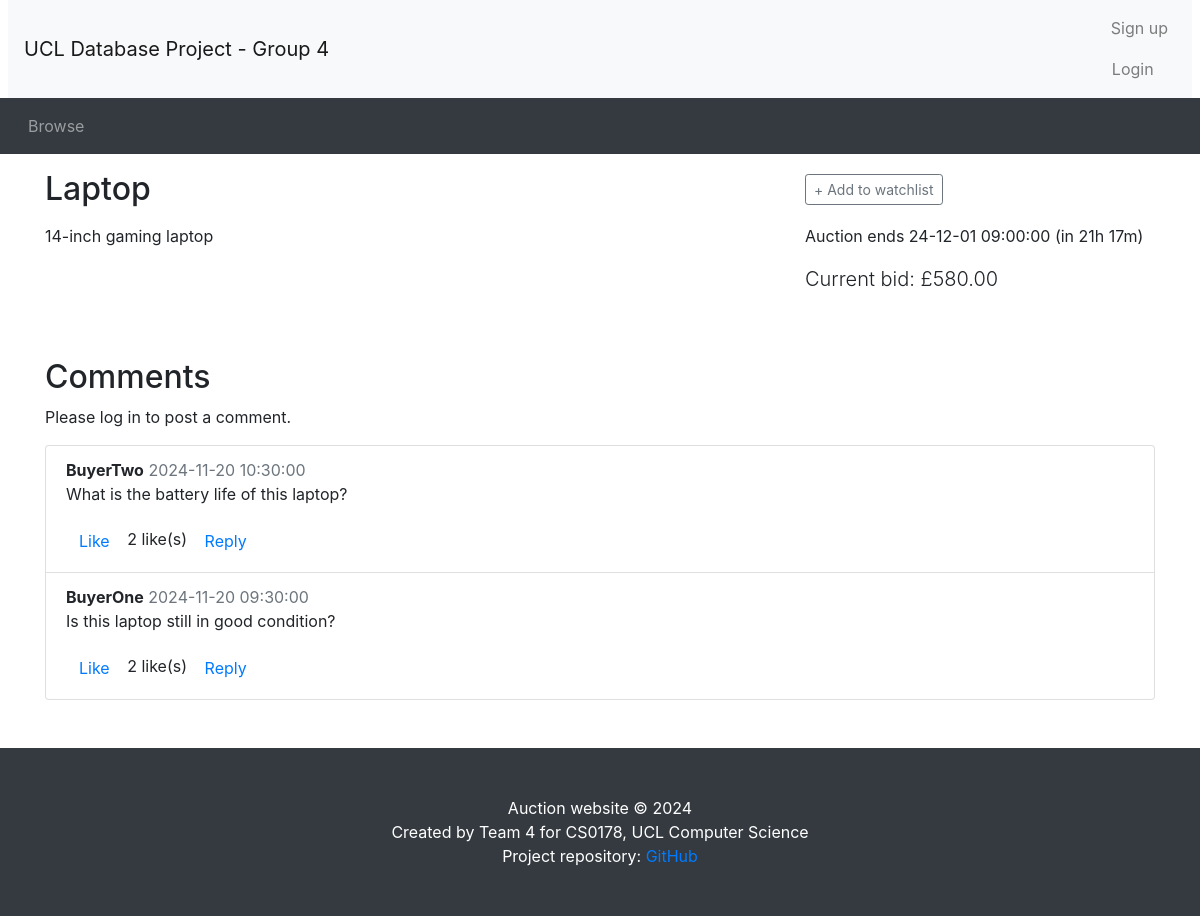
/listing.php?item_id=1, run on the app's committed database.
### tables this page shows
CREATE TABLE `auctions` (
    `item_id` INT PRIMARY KEY AUTO_INCREMENT,
    `title` VARCHAR(50)  UNIQUE NOT NULL,
    `details` TEXT,
    `category` VARCHAR(30) NOT NULL,
    `startPrice` DECIMAL(10, 2) NOT NULL,
    `reservePrice` DECIMAL(10, 2) CHECK (
        `reservePrice` IS NULL
        OR `reservePrice` >= `startPrice`
    ),
    `startDate` DATETIME NOT NULL,
    `endDate` DATETIME NOT NULL,
    `seller_id` INT NOT NULL,
    `status` ENUM('active', 'closed', 'cancelled') NOT NULL,
    FOREIGN KEY (`seller_id`) REFERENCES `seller` (`user_id`) ON DELETE CASCADE
);

CREATE TABLE `bids` (
    `bid_id` INT PRIMARY KEY AUTO_INCREMENT,
    `buyer_id` INT NOT NULL,
    `item_id` INT NOT NULL,
    `bidPrice` DECIMAL(10, 2) NOT NULL,
    `bidTime` DATETIME NOT NULL,
    FOREIGN KEY (`buyer_id`) REFERENCES `buyer` (`user_id`) ON DELETE CASCADE,
    FOREIGN KEY (`item_id`) REFERENCES `auctions` (`item_id`) ON DELETE CASCADE
);

CREATE TABLE `comments` (
    `comment_id` INT PRIMARY KEY AUTO_INCREMENT,
    `item_id` INT NOT NULL,
    `buyer_id` INT NOT NULL,
    `time` DATETIME NOT NULL,
    `content` VARCHAR(1023) NOT NULL,
    `parent_comment_id` INT,
    FOREIGN KEY (`item_id`) REFERENCES `auctions` (`item_id`) ON DELETE CASCADE,
    FOREIGN KEY (`buyer_id`) REFERENCES `buyer` (`user_id`) ON DELETE CASCADE,
    FOREIGN KEY (`parent_comment_id`) REFERENCES `comments` (`comment_id`) ON DELETE CASCADE
);

CREATE TABLE `profile` (
    `user_id` INT PRIMARY KEY,
    `username` VARCHAR(50) NOT NULL,
    `tel` VARCHAR(15) NOT NULL,
    `address` VARCHAR(100) NOT NULL UNIQUE,
    FOREIGN KEY (`user_id`) REFERENCES `user` (`user_id`) ON DELETE CASCADE
);

### utilities.php (called while the page is built, shortened)
<?php
function display_time_remaining($interval)
{
    if ($interval->days == 0 && $interval->h == 0) {
        $time_remaining = $interval->format('%im %Ss');
    } else if ($interval->days == 0) {
        $time_remaining = $interval->format('%hh %im');
    } else {
        $time_remaining = $interval->format('%ad %hh');
    }
    return $time_remaining;
}
?>

### listing.php (the view, shortened to what this page needs)
<?php include_once("header.php") ?>
<?php require("utilities.php") ?>
<?php require("my_db_connect.php") ?>
<?php
if (!isset($_GET['item_id'])) {
    $item_id = $_SESSION['viewing'];
} else {
    $item_id = $_GET['item_id'];
}
$sql = "SELECT * FROM auctions WHERE item_id = '$item_id';";
$result = mysqli_query($con, $sql);
$fetch = mysqli_fetch_array($result);
$title = $fetch['title'];
$status = $fetch['status'];
$description = $fetch['details'];
$bid_sql = "SELECT bidPrice FROM bids WHERE item_id = $item_id ORDER BY bidPrice DESC";
$bid_result = mysqli_query($con, $bid_sql);
$num_bids = mysqli_num_rows($bid_result);
if ($num_bids > 0) {
    $current_price = mysqli_fetch_assoc($bid_result)['bidPrice'];
} else {
    $current_price = $fetch['startPrice'];
}
$end_time = new DateTime($fetch['endDate']);
$now = new DateTime();
if ($now < $end_time) {
    $time_to_end = date_diff($now, $end_time);
    $time_remaining = ' (in ' . display_time_remaining($time_to_end) . ')';
}
if (isset($_SESSION['user_id'])) {
    $has_session = true;
    $user_id = $_SESSION['user_id'];
    $sql = "SELECT buyer_id, item_id FROM watchlist WHERE buyer_id = '$user_id' AND item_id = '$item_id'";
    $result = mysqli_query($con, $sql);
    $row = mysqli_num_rows($result);
    if (!$row) {
        $watching = false;
    } else {
        $watching = true;
    }
} else {
    $has_session = false;
    $watching = false;
}
?>
<div class="container">
    <div class="row">
        <div class="col-sm-8">
            <h2 class="my-3"><?php echo ($title); ?></h2>
        </div>
        <div class="col-sm-4 align-self-center">
            <?php
            if ($now < $end_time):
                ?>
                <div id="watch_nowatch" <?php if ($has_session && $watching)
                    echo ('style="display: none"'); ?>>
                    <button type="button" class="btn btn-outline-secondary btn-sm" onclick="addToWatchlist()">+ Add to
                        watchlist</button>
                </div>
            <?php endif ?>
        </div>
    </div>
    <div class="row">
        <div class="col-sm-8">
            <div class="itemDescription">
                <?php echo ($description); ?>
            </div>
        </div>
        <div class="col-sm-4">
            <p>
                <?php if ($status == 3) { ?>
                    This auction was cancelled by its owner.
                <?php } else if ($now > $end_time): ?>
                        This auction ended <?php echo (date_format($end_time, 'y-m-d H:i:s')) ?>
                <?php else: ?>
                        Auction ends <?php echo (date_format($end_time, 'y-m-d H:i:s') . $time_remaining) ?>
                    </p>
                    <p class="lead">Current bid: £<?php echo (number_format($current_price, 2)) ?></p>
            <?php endif ?>
        </div>
    </div>
</div>
<?php
$comments_sql = "SELECT c.comment_id, c.buyer_id, c.time, c.content, u.username, c.parent_comment_id
                 FROM comments c
                 JOIN profile u ON c.buyer_id = u.user_id
                 WHERE c.item_id = $item_id
                 ORDER BY c.time DESC";
$comments_result = mysqli_query($con, $comments_sql);
?>
<div class="container mt-5" id="comments-section">
    <h2>Comments</h2>
    <?php if (isset($_SESSION['logged_in']) && $_SESSION['logged_in'] == true): ?>
        <form method="POST" action="post_comment.php">
            <div class="form-group">
                <textarea class="form-control" id="commentContent" name="content" placeholder="Write a comment..." required></textarea>
            </div>
            <input type="hidden" name="item_id" value="<?php echo $item_id; ?>">
            <button type="submit" class="btn btn-primary">Post Comment</button>
        </form>
    <?php else: ?>
        <p>Please log in to post a comment.</p>
    <?php endif; ?>
    <ul class="list-group mt-3">
        <?php if (mysqli_num_rows($comments_result) > 0): ?>
            <?php while ($comment = mysqli_fetch_assoc($comments_result)): ?>
                <li class="list-group-item">
                    <strong><?php echo htmlspecialchars($comment['username']); ?></strong>
                    <span class="text-muted"><?php echo date("Y-m-d H:i:s", strtotime($comment['time'])); ?></span>
                    <p><?php echo nl2br(htmlspecialchars($comment['content'])); ?></p>
                    <div class="comment-actions">
                        <button class="btn btn-link" onclick="likeComment(<?php echo $comment['comment_id']; ?>)">Like</button>
                        <?php
                        $sql = 'SELECT COUNT(*) AS likes FROM comment_likes WHERE comment_id = ' . $comment['comment_id'];
                        $result = mysqli_query($con, $sql);
                        $row = mysqli_fetch_assoc($result);
                        $comment['likes'] = $row['likes'];
                        ?>
                        <span><?php echo $comment['likes'] . " like(s)";?></span>
                        <button class="btn btn-link" onclick="showReplyForm(<?php echo $comment['comment_id']; ?>)">Reply</button>
                    </div>
                </li>
            <?php endwhile; ?>
        <?php else: ?>
            <p>No comments yet. Be the first to comment!</p>
        <?php endif; ?>
    </ul>
</div>
<?php include_once("footer.php") ?>

### data on the page
auctions: title "Laptop", details "14-inch gaming laptop", endDate "24-12-01 09:00:00", endDate "(in 21h 17m)"
bids: bidPrice "580.00"
comments: profile.username "BuyerTwo", time "2024-11-20 10:30:00", content "What is the battery life of this laptop?", likes "2"
comments: profile.username "BuyerOne", time "2024-11-20 09:30:00", content "Is this laptop still in good condition?", likes "2"
